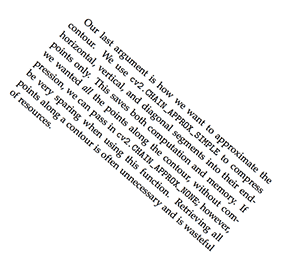
#> input picture SKEW/Screenshot from 2025-05-21 18-11-37.png, 308 x 257 px
$ python skew_test.py
#> lines starting #> are read from the running program, lines starting #| are printed output that depends on the picture; after the words box and inside, x2 and y2 are one past the last pixel; in counts of white or black regions, pixels touching at a corner belong together; long printed decimals are rounded
import cv2
import numpy

# image = cv2.imread("Screenshot from 2025-05-21 18-10-52.png")
image = cv2.imread("Screenshot from 2025-05-21 18-11-37.png")
#> image is the input picture: shape (257, 308, 3); mean B, G, R 240.3, 240.2, 240.3

gray_image = cv2.cvtColor(image, cv2.COLOR_BGR2GRAY)
gray_image = cv2.bitwise_not(gray_image)
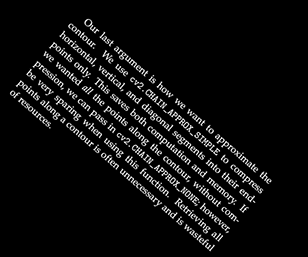
#> gray_image: shape (257, 308); min 0, max 253, mean 14.7

thresh = cv2.threshold(gray_image, 0, 255, cv2.THRESH_BINARY | cv2.THRESH_OTSU)[1]
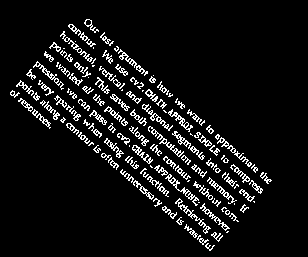
#> thresh: shape (257, 308); 7.7% white in thin lines or dots, all inside (x1, y1, x2, y2) = (10, 19, 272, 251)

coords = numpy.column_stack(numpy.where(thresh > 0))
#> coords = 6101 pairs, first value 19 to 250, second value 10 to 271
angle = cv2.minAreaRect(coords)[-1]
#> angle = -41.07

print(angle)
#| -41.070

# [7 lines of commented-out code are left out]

if angle < -45:
    angle = -(90 + angle)
else:
    angle = -angle
#> angle = 41.07

print(angle)
#| 41.070


(h, w) = image.shape[:2]
#> h = 257; w = 308
center = (w // 2, h // 2)
#> center = (154, 128)
M = cv2.getRotationMatrix2D(center, angle, 1)
#> M = [[0.754, 0.657, -46.2], [-0.657, 0.754, 132.7]]
rotated = cv2.warpAffine(image, M, (w, h),
	flags=cv2.INTER_CUBIC, borderMode=cv2.BORDER_REPLICATE)
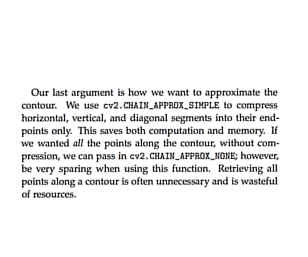
#> rotated: shape (257, 308, 3); mean B, G, R 239.8, 239.8, 239.8

concatenated = numpy.concatenate((image, rotated), 1)
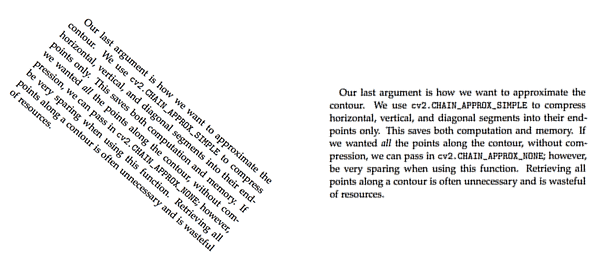
#> concatenated: shape (257, 616, 3); mean B, G, R 240.1, 240, 240.1
cv2.imshow("BOTH", concatenated)
cv2.waitKey(0)
cv2.destroyAllWindows()

$ run again, with SKEW/Screenshot from 2025-05-21 18-10-52.png copied over SKEW/Screenshot from 2025-05-21 18-11-37.png
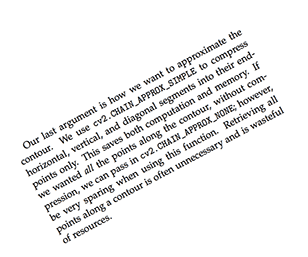
#> input picture SKEW/Screenshot from 2025-05-21 18-10-52.png, 308 x 257 px
#> image is the input picture: shape (257, 308, 3); mean B, G, R 240.3, 240.3, 240.3
#> `thresh = cv2.threshold(gray_image, 0, 255, cv2.THRESH_BINARY | cv2.THR..`:
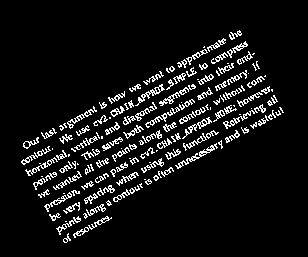
#> thresh: shape (257, 308); 7.8% white in thin lines or dots, all inside (x1, y1, x2, y2) = (21, 30, 284, 243)
#> coords = 6169 pairs, first value 30 to 242, second value 21 to 283
#> `angle = cv2.minAreaRect(coords)[-1]`: angle = -61.7
#| -61.699
#> `angle = -(90 + angle)`: angle = -28.3
#| -28.301
#> M = [[0.88, -0.474, 79.09], [0.474, 0.88, -57.71]]
#> `concatenated = numpy.concatenate((image, rotated), 1)`:
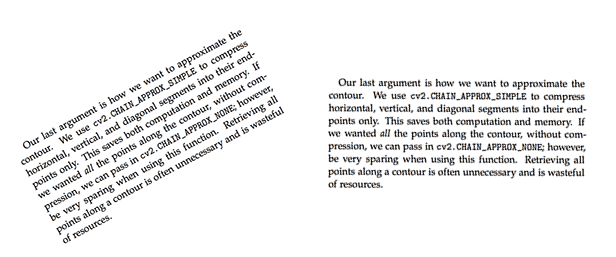
#> concatenated: shape (257, 616, 3); mean B, G, R 240.1, 240, 240.1
